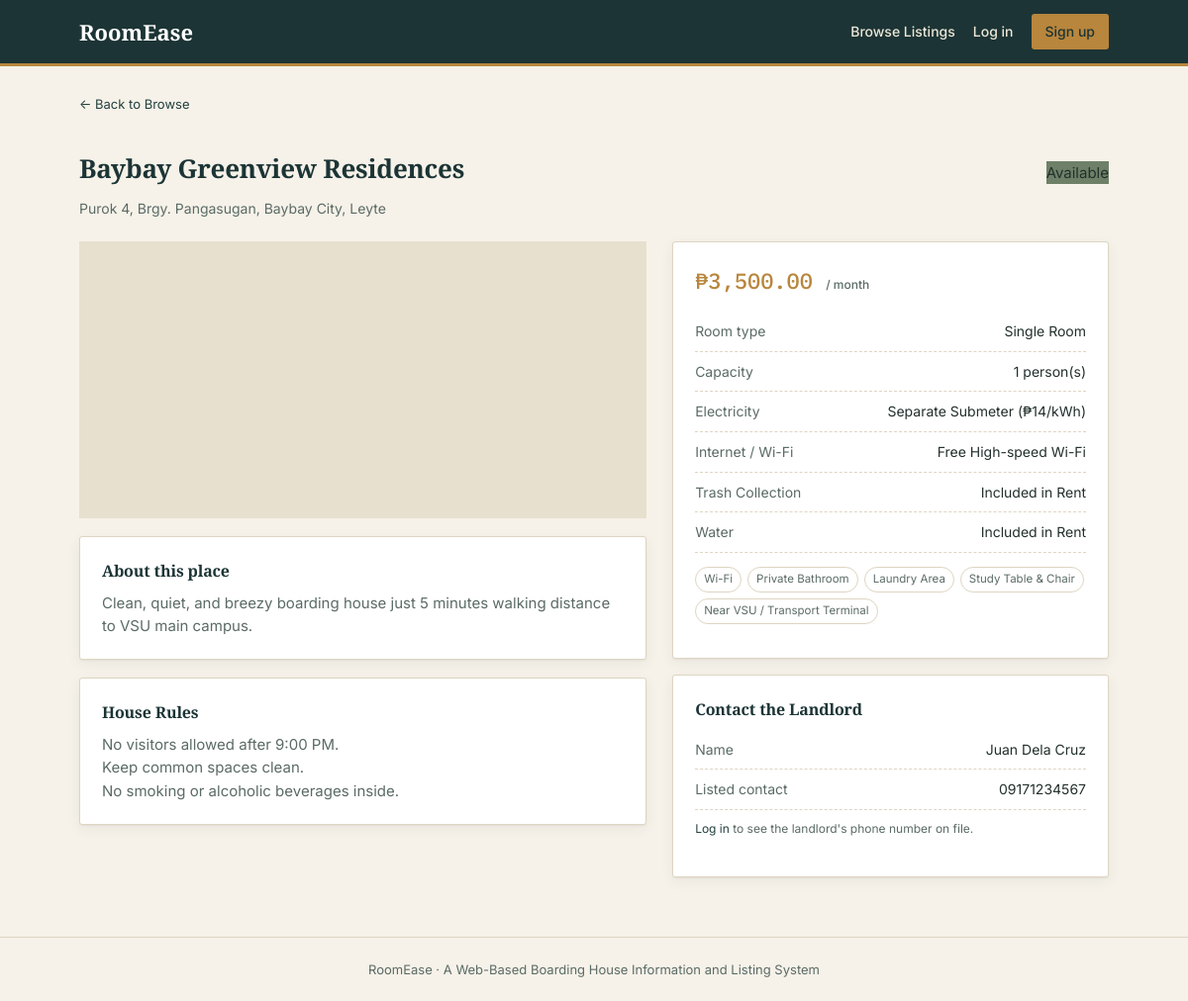
The app's page /boarder/view_listing.php?id=1 with its own data.
### tables this page shows
CREATE TABLE boarding_houses (
    boarding_house_id   INT AUTO_INCREMENT PRIMARY KEY,
    landlord_id         INT NOT NULL,
    name                VARCHAR(150) NOT NULL,
    address             TEXT NOT NULL,
    monthly_rent        DECIMAL(10, 2) NOT NULL,
    room_type           VARCHAR(50) DEFAULT NULL,
    room_capacity       INT NOT NULL DEFAULT 1,
    availability_status ENUM('available', 'unavailable') NOT NULL DEFAULT 'available',
    description         TEXT DEFAULT NULL,
    contact_number      VARCHAR(50) DEFAULT NULL,
    house_rules         TEXT DEFAULT NULL,
    created_at          TIMESTAMP NOT NULL DEFAULT CURRENT_TIMESTAMP,
    updated_at          TIMESTAMP NOT NULL DEFAULT CURRENT_TIMESTAMP ON UPDATE CURRENT_TIMESTAMP,
    CONSTRAINT fk_bh_landlord FOREIGN KEY (landlord_id)
        REFERENCES users(user_id) ON DELETE CASCADE
);

CREATE TABLE boarding_house_utilities (
    id                  INT AUTO_INCREMENT PRIMARY KEY,
    boarding_house_id   INT NOT NULL,
    utility_id          INT NOT NULL,
    billing_policy      VARCHAR(150) DEFAULT NULL,
    UNIQUE KEY uq_bh_utility (boarding_house_id, utility_id),
    CONSTRAINT fk_bhu_bh FOREIGN KEY (boarding_house_id)
        REFERENCES boarding_houses(boarding_house_id) ON DELETE CASCADE,
    CONSTRAINT fk_bhu_utility FOREIGN KEY (utility_id)
        REFERENCES utilities(utility_id) ON DELETE CASCADE
);

CREATE TABLE utilities (
    utility_id      INT AUTO_INCREMENT PRIMARY KEY,
    utility_name    VARCHAR(100) NOT NULL UNIQUE
);

### includes/functions.php (called while the page is built, shortened)
<?php
function h($value) {
    return htmlspecialchars($value ?? '', ENT_QUOTES, 'UTF-8');
}
function base_url($path = '') {
    static $base = null;
    if ($base === null) {
        $script = $_SERVER['SCRIPT_NAME'] ?? '';
        $appRoot = preg_replace('#/(auth|landlord|boarder|admin)/[^/]*$#', '', $script);
        $base = $appRoot;
    }
    return $base . '/' . ltrim($path, '/');
}
function is_logged_in() {
    return isset($_SESSION['user_id']);
}
function peso($amount) {
    return '₱' . number_format((float) $amount, 2);
}

### boarder/view_listing.php (the view, shortened to what this page needs)
<?php
require __DIR__ . '/../config/db.php';
require __DIR__ . '/../includes/functions.php';
$listingId = (int) ($_GET['id'] ?? 0);
$stmt = $pdo->prepare(
    "SELECT bh.*,
            CONCAT(u.first_name, ' ', u.last_name) AS landlord_name,
            u.phone_number AS landlord_phone,
            u.email AS landlord_email
     FROM boarding_houses bh
     JOIN users u ON u.user_id = bh.landlord_id
     WHERE bh.boarding_house_id = ?"
);
$stmt->execute([$listingId]);
$listing = $stmt->fetch();
$photosStmt = $pdo->prepare(
    'SELECT * FROM images WHERE boarding_house_id = ? ORDER BY is_primary DESC, image_id ASC'
);
$photosStmt->execute([$listingId]);
$photos = $photosStmt->fetchAll();
$amenStmt = $pdo->prepare(
    'SELECT a.amenity_name
     FROM boarding_house_amenities bha
     JOIN amenities a ON bha.amenity_id = a.amenity_id
     WHERE bha.boarding_house_id = ? AND bha.is_available = 1'
);
$amenStmt->execute([$listingId]);
$amenities = $amenStmt->fetchAll(PDO::FETCH_COLUMN);
$utilStmt = $pdo->prepare(
    'SELECT ut.utility_name, bhu.billing_policy
     FROM boarding_house_utilities bhu
     JOIN utilities ut ON ut.utility_id = bhu.utility_id
     WHERE bhu.boarding_house_id = ?
     ORDER BY ut.utility_name'
);
$utilStmt->execute([$listingId]);
$utilities = $utilStmt->fetchAll();
$isAvailable = $listing['availability_status'] === 'available';
require __DIR__ . '/../includes/header.php';
?>
<a href="<?= base_url('boarder/browse.php') ?>" style="font-size:13px;">&larr; Back to Browse</a>
<div class="section-head" style="border-bottom:none; margin-bottom:0;">
  <h2 style="font-size:26px;"><?= h($listing['name']) ?></h2>
  <span class="status-badge <?= $isAvailable ? 'status-available' : 'status-inactive' ?>" style="position:static;">
    <?= $isAvailable ? 'Available' : 'Unavailable' ?>
  </span>
</div>
<p class="auth-sub" style="margin-top:0;"><?= h($listing['address']) ?></p>
<div class="detail-grid">
  <div class="detail-photos">
    <?php if ($photos): ?>
      <img src="<?= h(base_url($photos[0]['image_path'])) ?>" alt="<?= h($listing['name']) ?>">
      <?php if (count($photos) > 1): ?>
        <div class="detail-thumbs">
          <?php foreach (array_slice($photos, 1) as $p): ?>
            <img src="<?= h(base_url($p['image_path'])) ?>" alt="Additional photo">
          <?php endforeach; ?>
        </div>
      <?php endif; ?>
    <?php else: ?>
      <div class="listing-photo" style="height:280px;"></div>
    <?php endif; ?>
    <?php if (!empty($listing['description'])): ?>
      <div class="panel panel-pad" style="margin-top:18px;">
        <h3 style="font-size:16px;">About this place</h3>
        <p style="white-space:pre-line; margin:0; color:var(--ink-soft);"><?= h($listing['description']) ?></p>
      </div>
    <?php endif; ?>
    <?php if ($listing['house_rules']): ?>
      <div class="panel panel-pad" style="margin-top:18px;">
        <h3 style="font-size:16px;">House Rules</h3>
        <p style="white-space:pre-line; margin:0; color:var(--ink-soft);"><?= h($listing['house_rules']) ?></p>
      </div>
    <?php endif; ?>
  </div>
  <div>
    <div class="panel panel-pad">
      <div class="listing-rent" style="font-size:22px; margin-bottom:14px;"><?= peso($listing['monthly_rent']) ?> <span>/ month</span></div>
      <ul class="spec-list">
        <li><span>Room type</span><span><?= h($listing['room_type'] ?: '—') ?></span></li>
        <li><span>Capacity</span><span><?= (int)$listing['room_capacity'] ?> person(s)</span></li>
        <?php foreach ($utilities as $util): ?>
          <li><span><?= h($util['utility_name']) ?></span><span><?= h($util['billing_policy'] ?: '—') ?></span></li>
        <?php endforeach; ?>
      </ul>
      <?php if ($amenities): ?>
        <div class="tag-row" style="margin-top:14px;">
          <?php foreach ($amenities as $a): ?><span class="tag"><?= h($a) ?></span><?php endforeach; ?>
        </div>
      <?php endif; ?>
    </div>
    <div class="panel panel-pad" style="margin-top:16px;">
      <h3 style="font-size:16px;">Contact the Landlord</h3>
      <ul class="spec-list">
        <li><span>Name</span><span><?= h($listing['landlord_name']) ?></span></li>
        <li><span>Listed contact</span><span><?= h($listing['contact_number'] ?: '—') ?></span></li>
      </ul>
      <?php if (!is_logged_in()): ?>
        <p class="field-hint" style="margin-top:10px;"><a href="<?= base_url('auth/login.php') ?>">Log in</a> to see the landlord's phone number on file.</p>
      <?php endif; ?>
    </div>
  </div>
</div>
<?php require __DIR__ . '/../includes/footer.php'; ?>

### assets/css/style.css (style rules this page uses)
:root { --ink: #23302D; --ink-soft: #5B6B65; --paper: #F6F2E9; --panel: #FFFFFF; --board: #1C3435; --board-2: #24413F; --brass: #B8863C; --brass-lt: #D9B36C; --clay: #A9573C; --sage: #6E8168; --line: #DED5C2; --danger: #B23A2E; --radius: 3px; --shadow: 0 1px 2px rgba(28, 52, 53, 0.06), 0 4px 14px rgba(28, 52, 53, 0.06); }
* { box-sizing: border-box; }
html { -webkit-text-size-adjust: 100%; }
body { margin: 0; background: var(--paper); color: var(--ink); font-family: 'Inter', -apple-system, sans-serif; font-size: 15px; line-height: 1.55; }
h1, h2, h3, h4 { font-family: 'Zilla Slab', Georgia, serif; color: var(--board); margin: 0 0 0.5em; letter-spacing: -0.01em; }
a { color: var(--board-2); text-decoration: none; }
.panel { background: var(--panel); border: 1px solid var(--line); border-radius: var(--radius); box-shadow: var(--shadow); }
.panel-pad { padding: 22px; }
.listing-photo { height: 160px; background: #E7E0CE center/cover no-repeat; position: relative; }
.status-available { background: var(--sage); }
.listing-rent { font-family: 'IBM Plex Mono', monospace; font-size: 16px; color: var(--brass); font-weight: 500; margin-bottom: 8px; }
.listing-rent span { color: var(--ink-soft); font-size: 12px; font-family: 'Inter', sans-serif; }
.tag-row { display: flex; flex-wrap: wrap; gap: 6px; margin-bottom: 12px; }
.tag { font-size: 11.5px; border: 1px solid var(--line); color: var(--ink-soft); padding: 3px 8px; border-radius: 20px; }
.field-hint { font-size: 12px; color: var(--ink-soft); margin-top: -12px; margin-bottom: 16px; }
.auth-sub { color: var(--ink-soft); margin-bottom: 22px; font-size: 14px; }
.section-head { display: flex; align-items: baseline; justify-content: space-between; margin: 34px 0 6px; border-bottom: 1px solid var(--line); padding-bottom: 10px; }
.section-head h2 { font-size: 20px; margin: 0; }
.detail-grid { display: grid; grid-template-columns: 1.3fr 1fr; gap: 26px; margin-top: 18px; }
.spec-list { list-style: none; padding: 0; margin: 0; }
.spec-list li { display: flex; justify-content: space-between; padding: 9px 0; border-bottom: 1px dashed var(--line); font-size: 14px; }
.spec-list li span:first-child { color: var(--ink-soft); }

### records on screen
boarding_houses: name "Baybay Greenview Residences", address "Purok 4, Brgy. Pangasugan, Baybay City, Leyte", description "Clean, quiet, and breezy boarding house just 5 minutes walking distance to VSU main campus.", house_rules "No visitors allowed after 9:00 PM. Keep common spaces clean. No smoking or alcoholic beverages inside.", monthly_rent "₱3,500.00", room_type "Single Room", room_capacity "1", contact_number "09171234567"
boarding_house_utilities: utility.utility_name "Electricity", billing_policy "Separate Submeter (₱14/kWh)"
boarding_house_utilities: utility.utility_name "Internet / Wi-Fi", billing_policy "Free High-speed Wi-Fi"
boarding_house_utilities: utility.utility_name "Trash Collection", billing_policy "Included in Rent"
boarding_house_utilities: utility.utility_name "Water", billing_policy "Included in Rent"

### other values on screen
$a "Wi-Fi"
$a "Private Bathroom"
$a "Laundry Area"
$a "Study Table & Chair"
$a "Near VSU / Transport Terminal"
$listing['landlord_name'] "Juan Dela Cruz"
